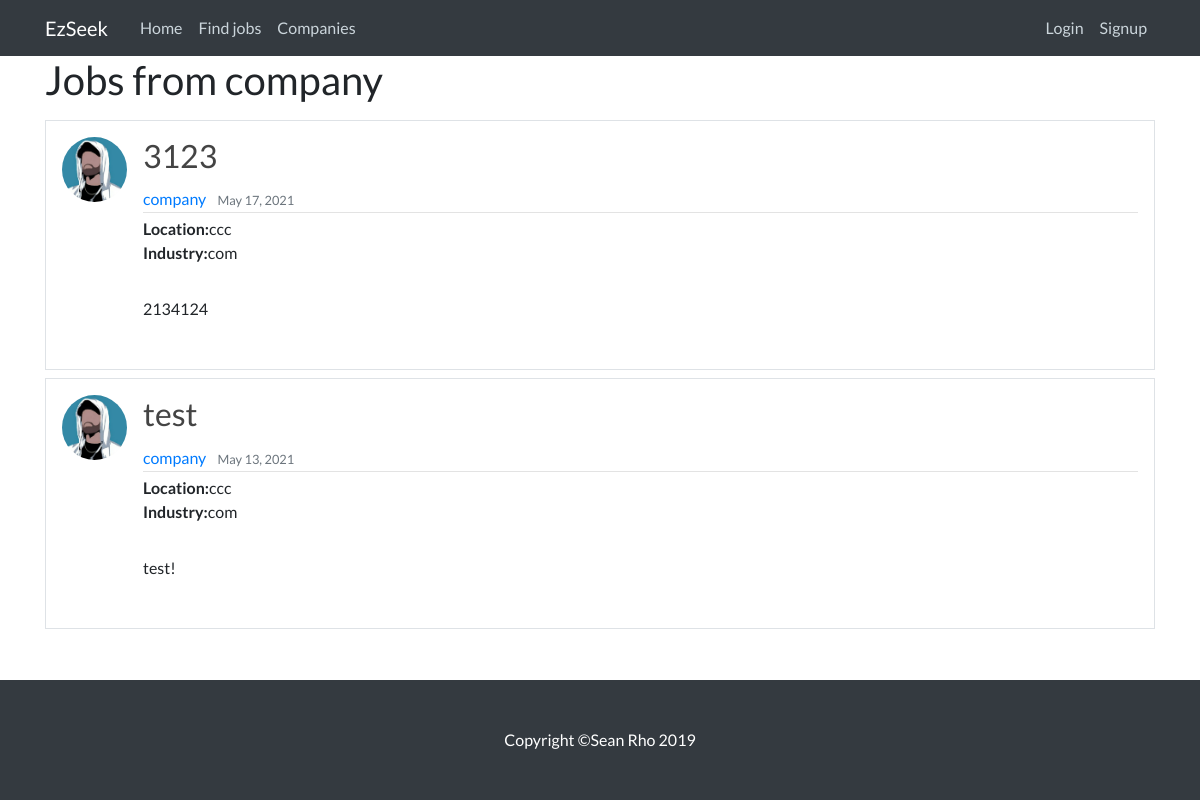
Page /userJob/company on the committed database.
### RS/models.py (models this page shows, shortened)
class Post(models.Model):
    title = models.CharField(max_length=100)
    content = models.TextField()
    date_posted = models.DateTimeField(default=timezone.now)
    author = models.ForeignKey(User, on_delete=models.CASCADE)
    applied = models.ManyToManyField(User, related_name='applied', blank=True)

class Profile(models.Model):
    user = models.OneToOneField(User, on_delete=models.CASCADE)
    image = models.ImageField(default='default.jpg', upload_to='profile_pics')

class Company(models.Model):
    user = models.OneToOneField(User, on_delete=models.CASCADE) # ONE TO ONE FIELD IS IMPORTANT
    name = models.CharField(max_length=50, default = 'null')
    bio = models.TextField(max_length=500, blank=True)
    location = models.CharField(max_length=30, blank=True)
    industry = models.CharField(max_length=30, blank=True)

### RS/views.py (the view)
# urls.py: path('userJob/<str:username>', UserJobListView.as_view(), name='userJob'),
class UserJobListView(ListView):
    model = Post
    template_name = 'userJob.html'
    context_object_name = 'posts'
    paginate_by = 5
    def get_queryset(self):
        user = get_object_or_404(User, username=self.kwargs.get('username'))
        return Post.objects.filter(author=user).order_by('-date_posted')

### RS/templates/userJob.html (shortened to what this page needs)
{% extends "base.html" %}
{% block content %}
    <h1 class="mb-3">Jobs from {{ view.kwargs.username }}</h1>
    {% for post in posts %}
    <div>
     <div class="media border p-3 mb-2">
      <img class="rounded-circle article-img" src="{{ post.author.profile.image.url }}">
       <div class="card h-100 w-100 border-0">
        <div class="article-metadata">
         <h2 class="card-title">
          <a class="article-title" href="{% url 'jobDetail' post.id %}">{{ post.title }}</a>
         </h2>
              <a class="mr-2" href="{% url 'companyDetail' post.author.company.id %}">{{ post.author }}</a>
              <small class="text-muted">{{ post.date_posted|date:"F d, Y" }}</small>
        </div>
         <p class="article-content"><b class="font-weight-bold">Location:</b>{{ post.author.company.location }}
         <b class="font-weight-bold">Industry:</b>{{ post.author.company.industry }}</p>
         <p class="article-content">{{ post.content|safe|truncatewords:"50"|linebreaks }}</p>
       </div>
     </div>
    </div>
    {% empty %}
<p class="article-content"><b class="font-weight-bold">No jobs posted from this company</b></p>
    {% endfor %}
{% endblock content %}

### RS/static/main.css (style rules this page uses)
html { height: 100%; }
body { font-family: 'Lato', 'Helvetica Neue', Helvetica, Arial, sans-serif; padding-top: 56px; min-height: 100%; display: flex; flex-direction: column; }
h1, h2, h3, h4, h5, h6 { font-family: 'Lato', 'Helvetica Neue', Helvetica, Arial, sans-serif; }
.article-title { color: #444444; }
.article-content { white-space: pre-line; }
.article-img { height: 65px; width: 65px; margin-right: 16px; }
.article-metadata { padding-bottom: 1px; margin-bottom: 4px; border-bottom: 1px solid #e3e3e3 }

### rows in the picture
Post: author.profile.image (picture), title "3123", author "company", date_posted "May 17, 2021", author.company.location "ccc", author.company.industry "com", content "2134124"
Post: author.profile.image (picture), title "test", author "company", date_posted "May 13, 2021", author.company.location "ccc", author.company.industry "com", content "test!"

### other values in the picture
{{ view.kwargs.username }} "company"
